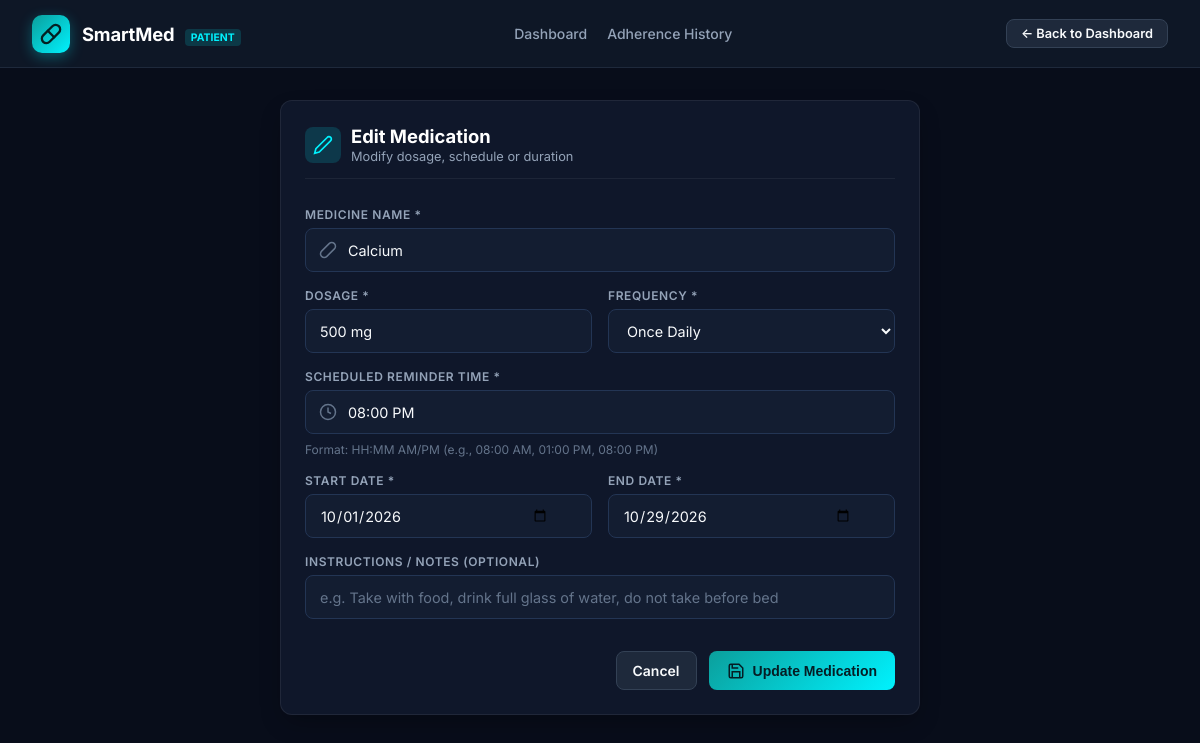
/medications/edit/3 (signed in), run on the app's committed database.
### tables this page shows
CREATE TABLE medications (
            id INTEGER PRIMARY KEY AUTOINCREMENT,
            patient_id INTEGER NOT NULL,
            medicine_name TEXT NOT NULL,
            dosage TEXT NOT NULL,
            frequency TEXT NOT NULL,
            scheduled_time TEXT NOT NULL,
            start_date TEXT NOT NULL,
            end_date TEXT NOT NULL, instructions TEXT DEFAULT '',
            FOREIGN KEY (patient_id) REFERENCES users(id) ON DELETE CASCADE
        );

### app.py (the view, shortened to what this page needs)
@app.route("/medications/edit/<int:med_id>", methods=["GET", "POST"])
def edit_medication(med_id):
    if "user_id" not in session:
        return redirect(url_for("login"))
    patient_id = session["user_id"]
    conn = get_db()
    cursor = conn.cursor()
    cursor.execute("SELECT * FROM medications WHERE id = ? AND patient_id = ?", (med_id, patient_id))
    medication = cursor.fetchone()
    if not medication:
        conn.close()
        flash("Medication not found or unauthorized.", "error")
        return redirect(url_for("patient_dashboard"))
    conn.close()
    return render_template("add_medicine.html", medication=medication, is_edit=True)

### app.py (called while the page is built)
def get_db():
    conn = sqlite3.connect(DATABASE_PATH)
    conn.row_factory = sqlite3.Row
    return conn

### templates/add_medicine.html (shortened to what this page needs)
<!DOCTYPE html>
<html lang="en">
<head>
  <link rel="stylesheet" href="{{ url_for('static', filename='css/style.css') }}">
</head>
<body class="app-layout">
  <header class="navbar">
    <a href="{{ url_for('patient_dashboard') }}" class="nav-brand">
      <div class="brand-icon-box">
        <svg width="22" height="22" viewBox="0 0 24 24" fill="none" stroke="currentColor" stroke-width="2.5" stroke-linecap="round" stroke-linejoin="round">
          <path d="m10.5 20.5 10-10a4.95 4.95 0 1 0-7-7l-10 10a4.95 4.95 0 1 0 7 7Z"/>
          <path d="m8.5 8.5 7 7"/>
        </svg>
      </div>
      <div>
        <span class="brand-name">SmartMed</span>
        <span class="brand-tag">Patient</span>
      </div>
    </a>
    <nav class="nav-links">
      <a href="{{ url_for('patient_dashboard') }}" class="nav-link">Dashboard</a>
      <a href="{{ url_for('history') }}" class="nav-link">Adherence History</a>
    </nav>
    <div class="nav-actions">
      <a href="{{ url_for('patient_dashboard') }}" class="btn-secondary" style="padding:6px 14px; font-size:0.8rem;">
        ← Back to Dashboard
      </a>
    </div>
  </header>
  <main class="main-content">
    <div class="form-card section-card">
      <div class="section-header">
        <div class="section-title-box">
          <div style="width:36px; height:36px; border-radius:8px; background:rgba(0, 242, 254, 0.15); display:flex; align-items:center; justify-content:center; color:var(--cyan-accent);">
            {% if is_edit %}
              <svg width="20" height="20" viewBox="0 0 24 24" fill="none" stroke="currentColor" stroke-width="2"><path d="M17 3a2.85 2.83 0 1 1 4 4L7.5 20.5 2 22l1.5-5.5Z"/></svg>
            {% else %}
              <svg width="20" height="20" viewBox="0 0 24 24" fill="none" stroke="currentColor" stroke-width="2"><line x1="12" y1="5" x2="12" y2="19"/><line x1="5" y1="12" x2="19" y2="12"/></svg>
            {% endif %}
          </div>
          <div>
            <h2 class="section-title">{{ 'Edit Medication' if is_edit else 'Add New Medication' }}</h2>
            <p style="font-size:0.8rem; color:var(--text-muted); margin-top:2px;">
              {{ 'Modify dosage, schedule or duration' if is_edit else 'Configure a prescription schedule to receive reminders' }}
            </p>
          </div>
        </div>
      </div>
      <form action="{{ url_for('edit_medication', med_id=medication.id) if is_edit else url_for('add_medication') }}" method="POST" class="auth-form" style="margin-top:10px;">
        <div class="form-group">
          <label class="form-label" for="medicine_name">Medicine Name *</label>
          <div class="input-container">
            <input type="text" id="medicine_name" name="medicine_name" class="auth-input" placeholder="e.g. Paracetamol, Amoxicillin, Metformin"
                   value="{{ medication.medicine_name if medication else (form_data.medicine_name if form_data else '') }}" required>
          </div>
        </div>
        <div class="form-grid-2">
          <div class="form-group">
            <label class="form-label" for="dosage">Dosage *</label>
            <div class="input-container">
              <input type="text" id="dosage" name="dosage" class="auth-input no-left-icon" placeholder="e.g. 500 mg, 1 Tablet, 10 ml"
                     value="{{ medication.dosage if medication else (form_data.dosage if form_data else '') }}" required>
            </div>
          </div>
          <div class="form-group">
            <label class="form-label" for="frequency">Frequency *</label>
            <div class="input-container">
              <select id="frequency" name="frequency" class="auth-input no-left-icon" style="background:var(--input-bg); color:var(--text-main);" required>
                {% set curr_freq = medication.frequency if medication else (form_data.frequency if form_data else 'Once Daily') %}
                <option value="Once Daily" {% if curr_freq == 'Once Daily' %}selected{% endif %}>Once Daily</option>
              </select>
            </div>
          </div>
        </div>
        <div class="form-group">
          <label class="form-label" for="scheduled_time">Scheduled Reminder Time *</label>
          <div class="input-container">
            <input type="text" id="scheduled_time" name="scheduled_time" class="auth-input" placeholder="e.g. 08:00 AM or 01:00 PM"
                   value="{{ medication.scheduled_time if medication else (form_data.scheduled_time if form_data else '08:00 AM') }}" required>
          </div>
          <span style="font-size:0.75rem; color:var(--text-dim); margin-top:2px;">Format: HH:MM AM/PM (e.g., 08:00 AM, 01:00 PM, 08:00 PM)</span>
        </div>
        <div class="form-grid-2">
          <div class="form-group">
            <label class="form-label" for="start_date">Start Date *</label>
            <div class="input-container">
              <input type="date" id="start_date" name="start_date" class="auth-input no-left-icon"
                     value="{{ medication.start_date if medication else (form_data.start_date if form_data else default_start) }}" required>
            </div>
          </div>
          <div class="form-group">
            <label class="form-label" for="end_date">End Date *</label>
            <div class="input-container">
              <input type="date" id="end_date" name="end_date" class="auth-input no-left-icon"
                     value="{{ medication.end_date if medication else (form_data.end_date if form_data else default_end) }}" required>
            </div>
          </div>
        </div>
        <div class="form-group">
          <label class="form-label" for="instructions">Instructions / Notes (Optional)</label>
          <div class="input-container">
            <input type="text" id="instructions" name="instructions" class="auth-input no-left-icon"
                   placeholder="e.g. Take with food, drink full glass of water, do not take before bed"
                   value="{{ medication.instructions if medication else (form_data.instructions if form_data else '') }}">
          </div>
        </div>
        <div style="display:flex; justify-content:flex-end; gap:12px; margin-top:16px;">
          <a href="{{ url_for('patient_dashboard') }}" class="btn-secondary">Cancel</a>
          <button type="submit" class="btn-cta">
            <svg width="18" height="18" viewBox="0 0 24 24" fill="none" stroke="currentColor" stroke-width="2"><path d="M19 21H5a2 2 0 0 1-2-2V5a2 2 0 0 1 2-2h11l5 5v11a2 2 0 0 1-2 2z"/><polyline points="17 21 17 13 7 13 7 21"/><polyline points="7 3 7 8 15 8"/></svg>
            <span>{{ 'Update Medication' if is_edit else 'Save Medication' }}</span>
          </button>
        </div>
      </form>
    </div>
  </main>
</body>
</html>

### static/css/style.css (style rules this page uses)
:root { --primary-teal: #0B9F9C; --primary-teal-dark: #07716F; --primary-teal-glow: rgba(11, 159, 156, 0.35); --cyan-accent: #00F2FE; --cyan-hover: #4facfe; --dark-navy: #090D16; --card-navy: #0F172A; --card-navy-subtle: #1E293B; --input-bg: #131D31; --input-border: #233554; --input-focus: #00F2FE; --text-main: #F8FAFC; --text-muted: #94A3B8; --text-dim: #64748B; --status-taken: #10B981; --status-taken-bg: rgba(16, 185, 129, 0.15); --status-missed: #EF4444; --status-missed-bg: rgba(239, 68, 68, 0.15); --status-pending: #F59E0B; --status-pending-bg: rgba(245, 158, 11, 0.15); --radius-sm: 8px; --radius-md: 12px; --radius-lg: 14px; --radius-pill: 9999px; --shadow-card: 0 25px 50px -12px rgba(0, 0, 0, 0.5), 0 0 40px rgba(11, 159, 156, 0.2); --shadow-subtle: 0 10px 25px -5px rgba(0, 0, 0, 0.3); }
* { margin: 0; padding: 0; box-sizing: border-box; }
body { font-family: 'Inter', -apple-system, BlinkMacSystemFont, "Segoe UI", Roboto, sans-serif; background-color: #0B132B; color: var(--text-main); min-height: 100vh; -webkit-font-smoothing: antialiased; }
.auth-form { display: flex; flex-direction: column; gap: 16px; }
.form-group { display: flex; flex-direction: column; gap: 6px; }
.form-label { font-size: 0.75rem; font-weight: 600; text-transform: uppercase; letter-spacing: 0.05em; color: var(--text-muted); }
.input-container { position: relative; display: flex; align-items: center; }
.auth-input { width: 100%; height: 44px; background: var(--input-bg); border: 1px solid var(--input-border); border-radius: var(--radius-sm); padding: 0 42px 0 42px; color: var(--text-main); font-size: 0.9rem; font-family: inherit; transition: all 0.2s ease; }
.auth-input.no-left-icon { padding-left: 14px; }
.auth-input::placeholder { color: var(--text-dim); }
.app-layout { min-height: 100vh; display: flex; flex-direction: column; background-color: #080D1A; }
.navbar { height: 68px; background: #0E1726; border-bottom: 1px solid #1E293B; display: flex; align-items: center; justify-content: space-between; padding: 0 32px; position: sticky; top: 0; z-index: 100; }
.nav-brand { display: flex; align-items: center; gap: 12px; text-decoration: none; color: #FFFFFF; }
.brand-icon-box { width: 38px; height: 38px; border-radius: 10px; background: linear-gradient(135deg, #0B9F9C 0%, #00F2FE 100%); display: flex; align-items: center; justify-content: center; color: #042022; font-weight: 800; box-shadow: 0 4px 14px rgba(0, 242, 254, 0.3); }
.brand-name { font-size: 1.15rem; font-weight: 700; letter-spacing: -0.01em; }
.brand-tag { font-size: 0.65rem; text-transform: uppercase; background: rgba(0, 242, 254, 0.15); color: var(--cyan-accent); padding: 2px 6px; border-radius: 4px; font-weight: 700; margin-left: 6px; }
.nav-links { display: flex; align-items: center; gap: 20px; }
.nav-link { color: var(--text-muted); text-decoration: none; font-size: 0.875rem; font-weight: 500; transition: color 0.2s ease; display: flex; align-items: center; gap: 6px; }
.nav-actions { display: flex; align-items: center; gap: 16px; }
.main-content { flex: 1; max-width: 1240px; width: 100%; margin: 0 auto; padding: 32px 24px; display: flex; flex-direction: column; gap: 28px; }
.btn-cta { background: linear-gradient(135deg, #0B9F9C 0%, #00F2FE 100%); color: #051D24; font-weight: 700; font-size: 0.875rem; padding: 10px 18px; border-radius: var(--radius-sm); text-decoration: none; display: inline-flex; align-items: center; gap: 8px; border: none; cursor: pointer; transition: all 0.25s ease; }
.btn-secondary { background: #1E293B; color: var(--text-main); border: 1px solid #334155; font-weight: 600; font-size: 0.875rem; padding: 10px 16px; border-radius: var(--radius-sm); text-decoration: none; display: inline-flex; align-items: center; gap: 8px; cursor: pointer; transition: all 0.2s ease; }
.section-card { background: var(--card-navy); border: 1px solid rgba(255, 255, 255, 0.07); border-radius: var(--radius-md); padding: 24px; box-shadow: var(--shadow-subtle); display: flex; flex-direction: column; gap: 18px; }
.section-header { display: flex; align-items: center; justify-content: space-between; border-bottom: 1px solid rgba(255, 255, 255, 0.06); padding-bottom: 14px; }
.section-title-box { display: flex; align-items: center; gap: 10px; }
.section-title { font-size: 1.15rem; font-weight: 700; color: #FFFFFF; }
.form-card { max-width: 640px; margin: 0 auto; width: 100%; }
.form-grid-2 { display: grid; grid-template-columns: 1fr 1fr; gap: 16px; }

### data on the page
medications: medicine_name "Calcium", dosage "500 mg", frequency "Once Daily", scheduled_time "08:00 PM", start_date "10/01/2026", end_date "10/29/2026"

### other printed values
{{ 'Edit Medication' if is_edit else 'Add New Medication' }} "Edit Medication"
{{ 'Update Medication' if is_edit else 'Save Medication' }} "Update Medication"
